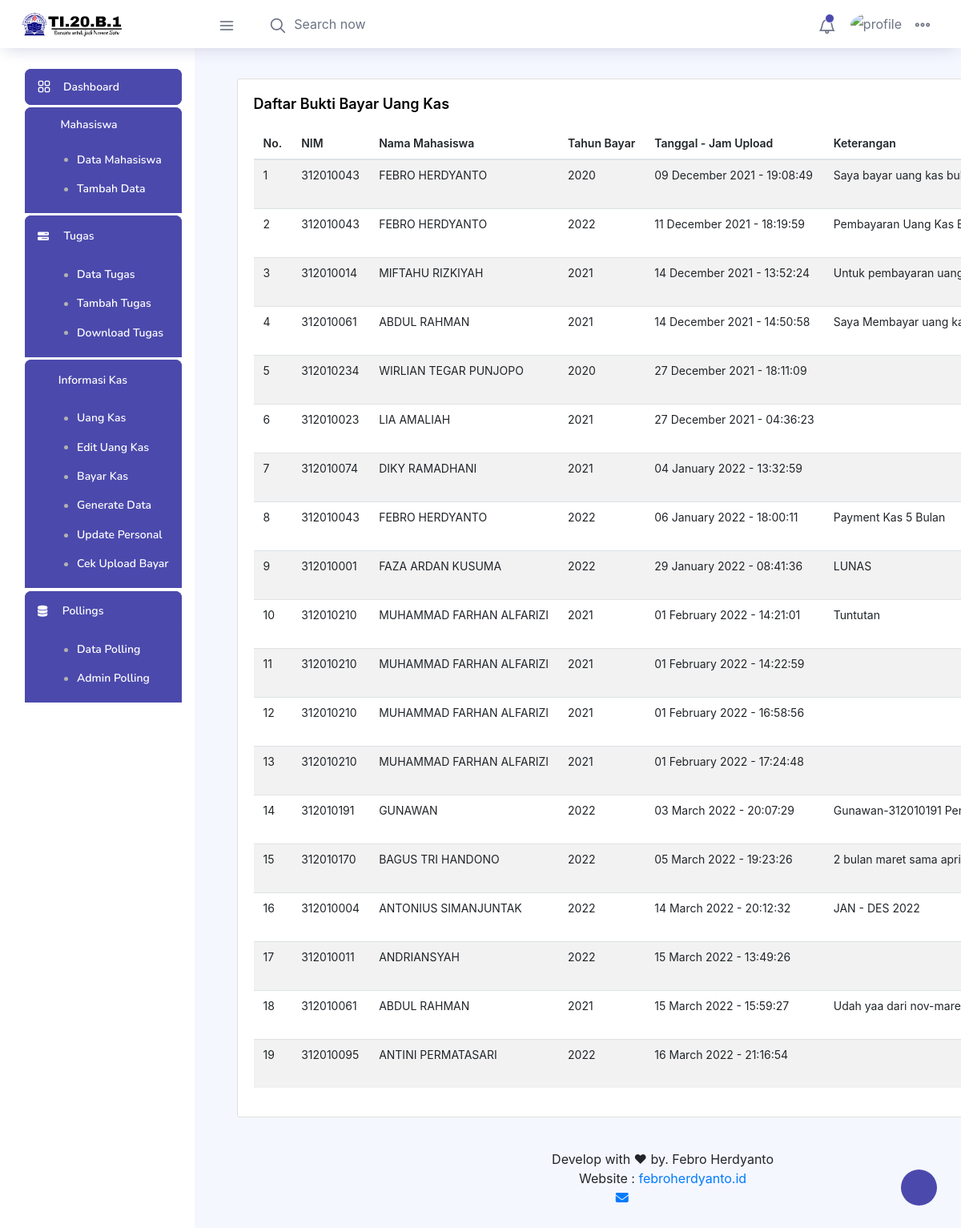
Screenshot of /index.php?halaman=Cek-Upload (signed in) with the database file from the repository.
### tables this page shows
CREATE TABLE `mahasiswa` (
  `id_mhs` int(11) NOT NULL,
  `nim` varchar(15) NOT NULL,
  `nama_lengkap` varchar(255) NOT NULL,
  `no_hp` varchar(20) NOT NULL,
  `email` varchar(255) NOT NULL,
  `kelas` enum('YA','TIDAK') NOT NULL DEFAULT 'YA'
);

CREATE TABLE `k_tahun` (
  `id_tahun` int(11) NOT NULL,
  `nm_tahun` int(4) NOT NULL
);

CREATE TABLE `k_upload` (
  `id_upload` int(11) NOT NULL,
  `id_detail` int(11) NOT NULL,
  `tgl` date NOT NULL,
  `jam` time NOT NULL,
  `file` varchar(255) NOT NULL,
  `detail` varchar(255) DEFAULT NULL,
  `status` varchar(5) DEFAULT 'N'
);

### isi/kas/cekupload.php (the view, shortened to what this page needs)
<div class="col-lg-12 grid-margin stretch-card">
    <div class="card">
        <div class="card-body">
            <h4 class="card-title">Daftar Bukti Bayar Uang Kas</h4>
                <div class="table-responsive">
                    <table class="table table-striped" id="tabelku">
                      <thead>
                        <tr>
                        <th>No.</th>
                        <th>NIM</th>
                        <th>Nama Mahasiswa</th>
                        <th>Tahun Bayar</th>
                        <th>Tanggal - Jam Upload</th>
                        <th>Keterangan</th>
                        </tr>
                      </thead>
                      <tbody>
                        <?php
                        $sel = mysqli_query($xkon, "select * from k_upload");
                        $no = 1;
                        while($xd = mysqli_fetch_array($sel)){
                            $xid_detail = $xd['id_detail'];
                            $xtgl = date("d F Y", strtotime($xd['tgl']));
                            $xjam = $xd['jam'];
                            $xdetail = $xd['detail'];
                            $cekdetail = mysqli_query($xkon, "select id_tahun, id_mhs from k_detail where id_detail=$xid_detail ");
                            while($cd = mysqli_fetch_array($cekdetail)){
                                $cdid_tahun = $cd['id_tahun'];
                                $cdid_mhs = $cd['id_mhs'];
                                $cektahun = mysqli_query($xkon, "select * from k_tahun where id_tahun=$cdid_tahun ");
                                while($ct = mysqli_fetch_array($cektahun)){
                                    $ctnm_tahun = $ct['nm_tahun'];
                                $cekmhs = mysqli_query($xkon, "select nim, nama_lengkap from mahasiswa where id_mhs=$cdid_mhs ");
                                while($cm = mysqli_fetch_array($cekmhs)){
                                    $cmnim = $cm['nim'];
                                    $cmnama_lengkap = $cm['nama_lengkap']
                        ?>
                            <tr>
                            <td><?php echo $no++; ?></td>
                            <td><?php echo $cmnim; ?></td>
                            <td><?php echo $cmnama_lengkap; ?></td>
                            <td><?php echo $ctnm_tahun; ?></td>
                            <td><?php echo $xtgl.' - '.$xjam; ?></td>
                            <td><?php echo $xdetail; ?></td>
                            </tr>
                        <?php } } } } ?>
                      </tbody>
                    </table>
                  </div>
        </div>
    </div>
</div>

### rows the page displays
k_upload: tgl "09 December 2021", jam "19:08:49", detail "Saya bayar uang kas…"
k_tahun: nm_tahun "2020"
mahasiswa: nim "312010043", nama_lengkap "FEBRO HERDYANTO"
k_upload: tgl "11 December 2021", jam "18:19:59", detail "Pembayaran Uang Kas…"
k_tahun: nm_tahun "2022"
k_upload: tgl "14 December 2021", jam "13:52:24", detail "Untuk pembayaran…"
k_tahun: nm_tahun "2021"
mahasiswa: nim "312010014", nama_lengkap "MIFTAHU RIZKIYAH"
k_upload: tgl "14 December 2021", jam "14:50:58", detail "Saya Membayar uang…"
mahasiswa: nim "312010061", nama_lengkap "ABDUL RAHMAN"
k_upload: tgl "27 December 2021", jam "18:11:09"
mahasiswa: nim "312010234", nama_lengkap "WIRLIAN TEGAR PUNJOPO"
k_upload: tgl "27 December 2021", jam "04:36:23"
mahasiswa: nim "312010023", nama_lengkap "LIA AMALIAH"
k_upload: tgl "04 January 2022", jam "13:32:59"
mahasiswa: nim "312010074", nama_lengkap "DIKY RAMADHANI"
k_upload: tgl "06 January 2022", jam "18:00:11", detail "Payment Kas 5 Bulan"
k_upload: tgl "29 January 2022", jam "08:41:36", detail "LUNAS"
mahasiswa: nim "312010001", nama_lengkap "FAZA ARDAN KUSUMA"
k_upload: tgl "01 February 2022", jam "14:21:01", detail "Tuntutan"
mahasiswa: nim "312010210", nama_lengkap "MUHAMMAD FARHAN ALFARIZI"
k_upload: tgl "01 February 2022", jam "14:22:59"
k_upload: tgl "01 February 2022", jam "16:58:56"
k_upload: tgl "01 February 2022", jam "17:24:48"
k_upload: tgl "03 March 2022", jam "20:07:29", detail "Gunawan-312010191…"
mahasiswa: nim "312010191", nama_lengkap "GUNAWAN"
k_upload: tgl "05 March 2022", jam "19:23:26", detail "2 bulan maret sama…"
mahasiswa: nim "312010170", nama_lengkap "BAGUS TRI HANDONO"
k_upload: tgl "14 March 2022", jam "20:12:32", detail "JAN - DES 2022"
mahasiswa: nim "312010004", nama_lengkap "ANTONIUS SIMANJUNTAK"
k_upload: tgl "15 March 2022", jam "13:49:26"
mahasiswa: nim "312010011", nama_lengkap "ANDRIANSYAH"
k_upload: tgl "15 March 2022", jam "15:59:27", detail "Udah yaa dari…"
k_upload: tgl "16 March 2022", jam "21:16:54"
mahasiswa: nim "312010095", nama_lengkap "ANTINI PERMATASARI"
